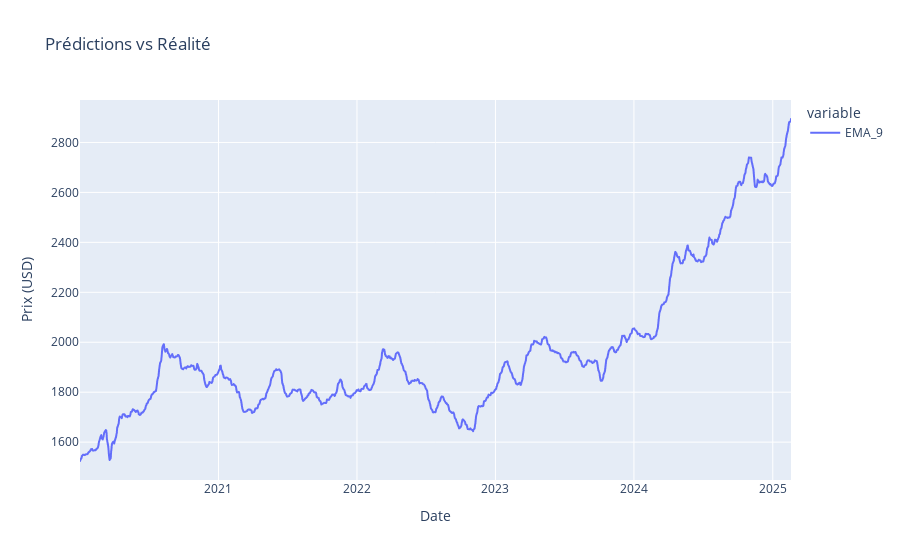

Source (notebook cell):
### Code cell
fig = commos["Or"].plot(y=["EMA_9"], title="Prédictions vs Réalité", labels={"index": "Date", "value": "Prix (USD)"})
fig.show()

### Figure 1 — Plotly figure (JSON) as saved in the notebook; plotly's stock layout.template omitted (floating-point values rounded to 4 significant figures; data arrays with more than 128 entries replaced by an {"elided": "..."} marker saying what was removed)
{"data": [{"hovertemplate": "variable=EMA_9<br>Date=%{x}<br>Prix (USD)=%{y}<extra></extra>", "legendgroup": "EMA_9", "line": {"color": "#636efa", "dash": "solid"}, "marker": {"symbol": "circle"}, "mode": "lines", "name": "EMA_9", "showlegend": true, "type": "scattergl", "x": {"elided": "1291 str values"}, "xaxis": "x", "y": {"elided": "1291 float values"}, "yaxis": "y"}], "layout": {"legend": {"title": {"text": "variable"}, "tracegroupgap": 0}, "title": {"text": "Prédictions vs Réalité"}, "xaxis": {"anchor": "y", "domain": [0, 1], "title": {"text": "Date"}}, "yaxis": {"anchor": "x", "domain": [0, 1], "title": {"text": "Prix (USD)"}}}}
